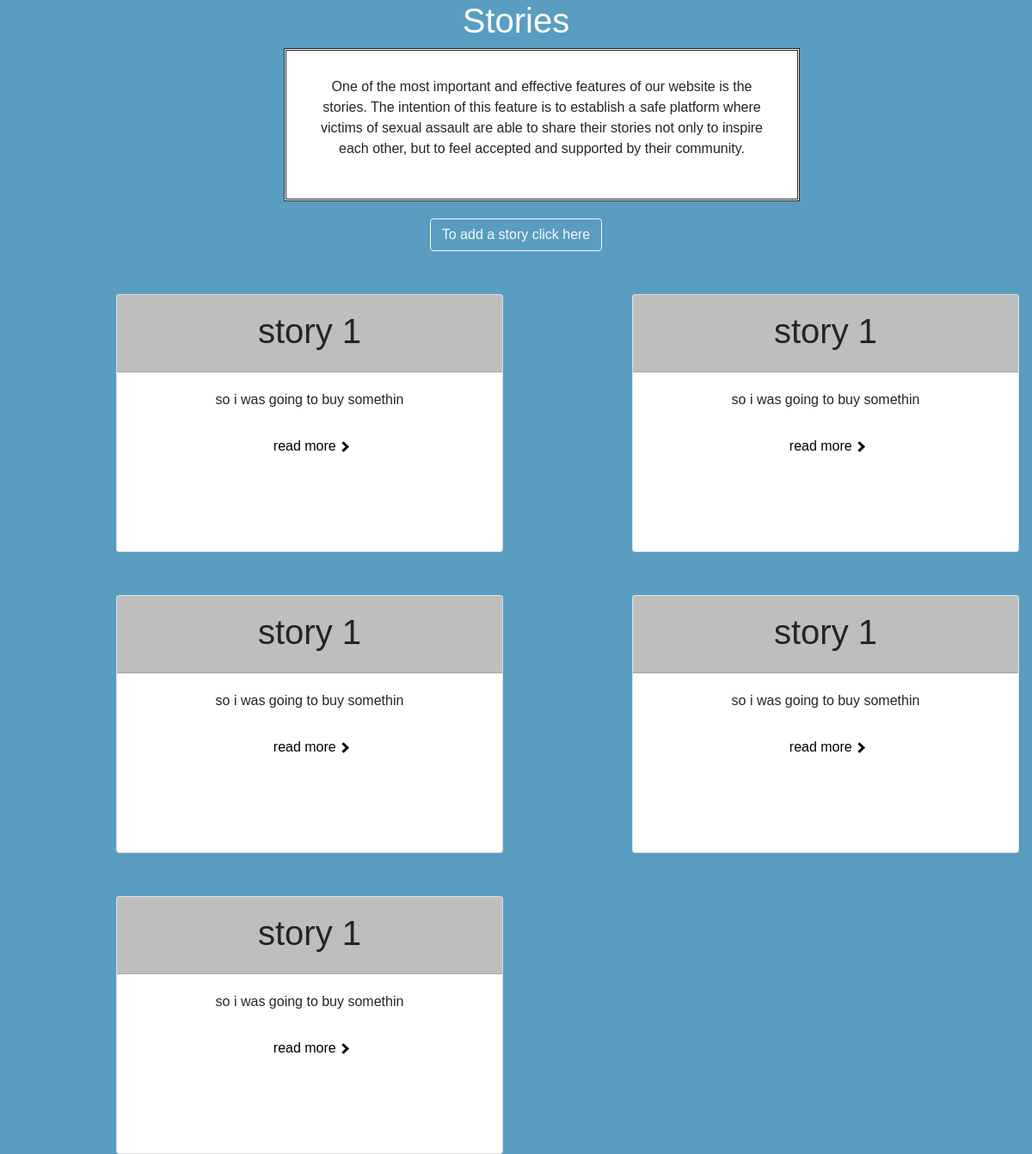
The app's page /stories, older data.
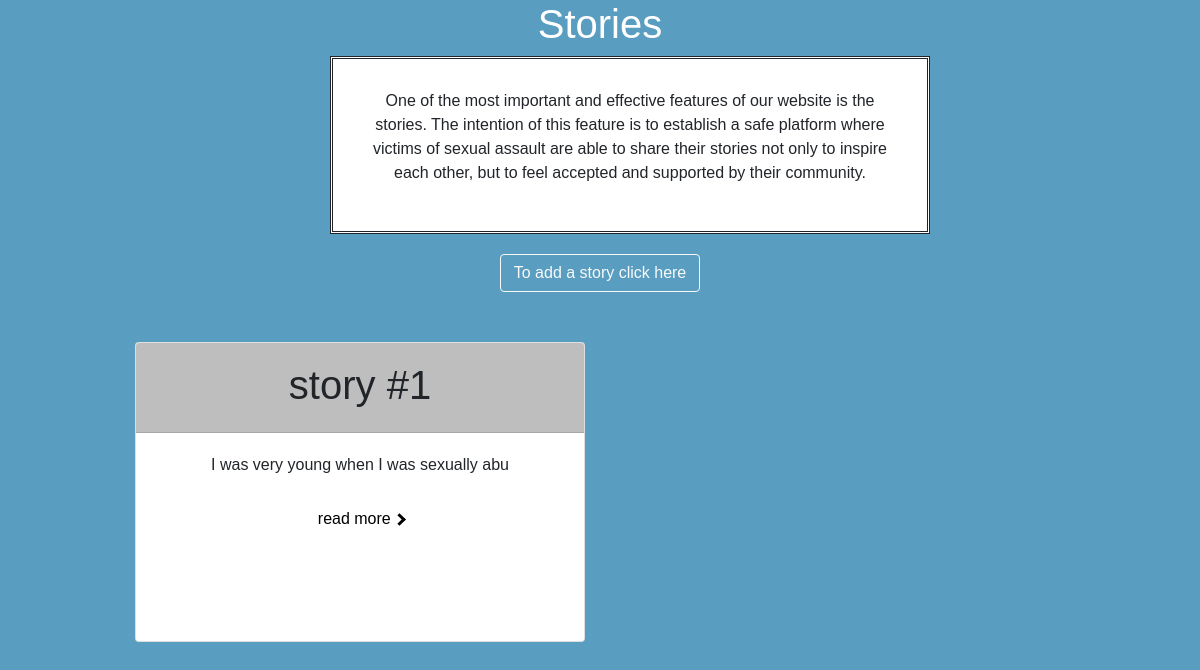
The same page, newer data.
### model.py (models this page shows)
class Story(Base):
    __tablename__ = "stories"
    id = Column(Integer, primary_key=True)
    title = Column(String)
    the_story=Column(String)
    name=Column(String)
    summary=Column(String)

### app.py (the view)
@app.route("/stories")
def stories():
	stories=get_all_stories()
	return render_template("stories.html", stories=stories)

### database.py (called while the page is built)
def get_all_stories():
    stories = session.query(Story).all()
    return stories

### templates/stories.html (shortened to what this page needs)
<!DOCTYPE html>
<html class="no-js" lang="en">
<head>
    <link rel="stylesheet" href="https://stackpath.bootstrapcdn.com/bootstrap/4.1.3/css/bootstrap.min.css">
   	<link rel="stylesheet" href="../static/css/style_story.css">
</head>
<body id="body1">
	<div id="title">
	<h1>Stories</h1>
    <div id="des">
	<p > One of the most important and effective features of our website is the stories.
The intention of this feature is to establish a safe platform where victims of sexual assault are able to share their stories not only to inspire each other, but to feel accepted and supported by their community.
</p>
</div>
	<a href=submit class="btn btn-outline-light">To add a story click here</a>
</div>
    <div class="row">
    	{% for story in stories %}
    	<div class="col-sm-6s">
    		<div class="card">
    			<div class="card-header">
    				{{story.title}}
  				</div>
        <div class="card-body">
        <p class="card-text">{{story.summary}}</p>
        <div id="link">
        <a id="a" href="/story/{{story.id}}" >read more <i class="arrow right"></i></a>
    </div>
        </div>
    </div>
    	</div>
    	{%endfor%}
    </div>
</body>

Row changes from the older to the newer data that the page shows:
removed Story: title "story 1", summary "so i was going to buy somethin"
removed Story: title "story 1", summary "so i was going to buy somethin"
removed Story: title "story 1", summary "so i was going to buy somethin"
removed Story: title "story 1", summary "so i was going to buy somethin"
changed Story: title "story 1" → "story #1"; summary "so i was going to buy somethin" → "I was very young when I was sexually abu"
